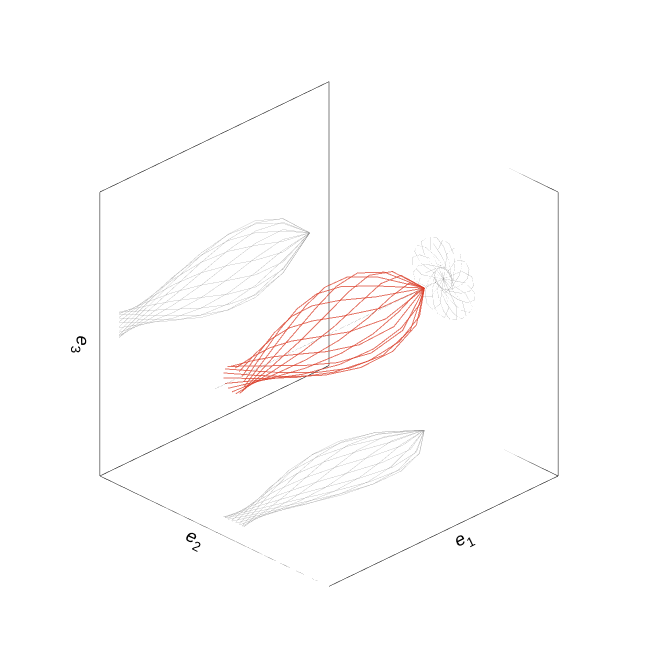

Here is the notebook cell this chart was saved with:
### Markdown cell above
## 4 — Lab-frame snapshots over one rotation period

At steady state the chain has a fixed body-frame shape
$\mathbf{Q}_\star$; in the lab frame this shape rotates rigidly
around $\mathbf{e}_x$. The figure superimposes `n_phases`
snapshots of the chain over one rotation period as red lines
(default 16; pass `n_phases=12` etc. to coarsen), with grey
shadow projections on the three back panels of the bounding box
and the rotation axis as a dotted guide. Style matches
`fig_3d_com.pdf` of tutorial 11.

### Code cell
def _Rx(angle):
    c, s = np.cos(angle), np.sin(angle)
    return np.array([[1, 0, 0], [0, c, -s], [0, s, c]])


def _Ry(angle):
    c, s = np.cos(angle), np.sin(angle)
    return np.array([[c, 0, s], [0, 1, 0], [-s, 0, c]])


def body_frame_positions(dofs):
    """Body-frame bead positions (Nspheres, 3) for the given dofs."""
    out = np.zeros((fiber.Nspheres, 3))
    design_np = np.asarray(fiber.design_defaults)
    t_dummy = np.array([0.0])
    for i in range(fiber.Nspheres):
        out[i] = np.asarray(
            fiber.spheres[i].position(dofs, design_np, t_dummy)
        )
    return out


def make_figure(sp4, dofs_steady, zeta, save_name, n_phases=16):
    body_pos = body_frame_positions(np.asarray(dofs_steady))
    period = 2 * np.pi / float(zeta)
    times = np.linspace(0.0, period, n_phases, endpoint=False)
    R_y_psi = _Ry(psi)

    chains_lab = np.stack(
        [body_pos @ (_Rx(zeta * t) @ R_y_psi).T for t in times], axis=0,
    )
    pad = 0.10 * float(L)
    bounds = (
        (float(chains_lab[..., 0].min()) - pad,
         float(chains_lab[..., 0].max()) + pad),
        (float(chains_lab[..., 1].min()) - pad,
         float(chains_lab[..., 1].max()) + pad),
        (float(chains_lab[..., 2].min()) - pad,
         float(chains_lab[..., 2].max()) + pad),
    )

    fig = figstyle.figure_3d(size="full", aspect=1.0)
    figstyle.add_back_panels(fig, *bounds, color=figstyle.COLORS["black"], width=1.0)

    # Rotation axis (lab e_x) as a thin dotted guide.
    fig.add_trace(go.Scatter3d(
        x=[bounds[0][0], bounds[0][1]], y=[0.0, 0.0], z=[0.0, 0.0],
        mode="lines",
        line=dict(color=figstyle.COLORS["grey"], width=1, dash="dot"),
        showlegend=False, hoverinfo="skip",
    ))

    # Per-phase shadows on the three back panels.
    for chain in chains_lab:
        for plane in ("xy_low", "xz_low", "yz_low"):
            figstyle.add_shadow(
                fig, chain[:, 0], chain[:, 1], chain[:, 2],
                plane=plane, bounds=bounds,
                color=figstyle.COLORS["grey"], width=1.0, opacity=0.4,
            )

    # Red chain centerlines (no markers).
    for chain in chains_lab:
        fig.add_trace(go.Scatter3d(
            x=chain[:, 0], y=chain[:, 1], z=chain[:, 2],
            mode="lines",
            line=dict(color=figstyle.COLORS["red"], width=2),
            opacity=0.7,
            showlegend=False, hoverinfo="skip",
        ))

    fig.update_layout(scene=dict(
        xaxis=dict(title="<i>e</i><sub>1</sub>", range=list(bounds[0])),
        yaxis=dict(title="<i>e</i><sub>2</sub>", range=list(bounds[1])),
        zaxis=dict(title="<i>e</i><sub>3</sub>", range=list(bounds[2])),
    ))
    figstyle.save(fig, save_name, figdir=FIGDIR)
    return fig


fig_medium = make_figure(40.0, dofs_traj[-1], zeta, "fig_rotating_medium")
fig_medium.show()

### Figure 1 — Plotly figure (JSON) as saved in the notebook; plotly's stock layout.template omitted (floating-point values rounded to 4 significant figures)
{"data": [{"hoverinfo": "skip", "line": {"color": "#000000", "width": 1.0}, "mode": "lines", "showlegend": false, "type": "scatter3d", "x": [-1.4, 15.32], "y": [-1.92, -1.92], "z": [-1.92, -1.92]}, {"hoverinfo": "skip", "line": {"color": "#000000", "width": 1.0}, "mode": "lines", "showlegend": false, "type": "scatter3d", "x": [15.32, 15.32], "y": [-1.92, 1.92], "z": [-1.92, -1.92]}, {"hoverinfo": "skip", "line": {"color": "#000000", "width": 1.0}, "mode": "lines", "showlegend": false, "type": "scatter3d", "x": [15.32, -1.4], "y": [1.92, 1.92], "z": [-1.92, -1.92]}, {"hoverinfo": "skip", "line": {"color": "#000000", "width": 1.0}, "mode": "lines", "showlegend": false, "type": "scatter3d", "x": [-1.4, -1.4], "y": [1.92, -1.92], "z": [-1.92, -1.92]}, {"hoverinfo": "skip", "line": {"color": "#000000", "width": 1.0}, "mode": "lines", "showlegend": false, "type": "scatter3d", "x": [-1.4, 15.32], "y": [-1.92, -1.92], "z": [1.92, 1.92]}, {"hoverinfo": "skip", "line": {"color": "#000000", "width": 1.0}, "mode": "lines", "showlegend": false, "type": "scatter3d", "x": [-1.4, -1.4], "y": [-1.92, -1.92], "z": [-1.92, 1.92]}, {"hoverinfo": "skip", "line": {"color": "#000000", "width": 1.0}, "mode": "lines", "showlegend": false, "type": "scatter3d", "x": [15.32, 15.32], "y": [-1.92, -1.92], "z": [-1.92, 1.92]}, {"hoverinfo": "skip", "line": {"color": "#000000", "width": 1.0}, "mode": "lines", "showlegend": false, "type": "scatter3d", "x": [-1.4, -1.4], "y": [-1.92, 1.92], "z": [1.92, 1.92]}, {"hoverinfo": "skip", "line": {"color": "#000000", "width": 1.0}, "mode": "lines", "showlegend": false, "type": "scatter3d", "x": [-1.4, -1.4], "y": [1.92, 1.92], "z": [-1.92, 1.92]}, {"hoverinfo": "skip", "line": {"color": "#7F7F7F", "dash": "dot", "width": 1}, "mode": "lines", "showlegend": false, "type": "scatter3d", "x": [-1.4, 15.32], "y": [0.0, 0.0], "z": [0.0, 0.0]}, {"hoverinfo": "skip", "line": {"color": "#7F7F7F", "width": 1.0}, "mode": "lines", "opacity": 0.4, "showlegend": false, "type": "scatter3d", "x": [0.0, 1.965, 3.957, 5.954, 7.95, 9.943, 11.93, 13.92], "y": [0.0, -0.06033, -0.1842, -0.2816, -0.3094, -0.2634, -0.1639, -0.03962], "z": [-1.92, -1.92, -1.92, -1.92, -1.92, -1.92, -1.92, -1.92]}, {"hoverinfo": "skip", "line": {"color": "#7F7F7F", "width": 1.0}, "mode": "lines", "opacity": 0.4, "showlegend": false, "type": "scatter3d", "x": [0.0, 1.965, 3.957, 5.954, 7.95, 9.943, 11.93, 13.92], "y": [-1.92, -1.92, -1.92, -1.92, -1.92, -1.92, -1.92, -1.92], "z": [0.0, -0.3702, -0.4862, -0.4386, -0.3068, -0.1461, 0.01501, 0.1696]}, {"hoverinfo": "skip", "line": {"color": "#7F7F7F", "width": 1.0}, "mode": "lines", "opacity": 0.4, "showlegend": false, "type": "scatter3d", "x": [-1.4, -1.4, -1.4, -1.4, -1.4, -1.4, -1.4, -1.4], "y": [0.0, -0.06033, -0.1842, -0.2816, -0.3094, -0.2634, -0.1639, -0.03962], "z": [0.0, -0.3702, -0.4862, -0.4386, -0.3068, -0.1461, 0.01501, 0.1696]}, {"hoverinfo": "skip", "line": {"color": "#7F7F7F", "width": 1.0}, "mode": "lines", "opacity": 0.4, "showlegend": false, "type": "scatter3d", "x": [0.0, 1.965, 3.957, 5.954, 7.95, 9.943, 11.93, 13.92], "y": [0.0, 0.08592, 0.01588, -0.09238, -0.1685, -0.1875, -0.1572, -0.1015], "z": [-1.92, -1.92, -1.92, -1.92, -1.92, -1.92, -1.92, -1.92]}, {"hoverinfo": "skip", "line": {"color": "#7F7F7F", "width": 1.0}, "mode": "lines", "opacity": 0.4, "showlegend": false, "type": "scatter3d", "x": [0.0, 1.965, 3.957, 5.954, 7.95, 9.943, 11.93, 13.92], "y": [-1.92, -1.92, -1.92, -1.92, -1.92, -1.92, -1.92, -1.92], "z": [0.0, -0.3651, -0.5197, -0.513, -0.4018, -0.2358, -0.04886, 0.1415]}, {"hoverinfo": "skip", "line": {"color": "#7F7F7F", "width": 1.0}, "mode": "lines", "opacity": 0.4, "showlegend": false, "type": "scatter3d", "x": [-1.4, -1.4, -1.4, -1.4, -1.4, -1.4, -1.4, -1.4], "y": [0.0, 0.08592, 0.01588, -0.09238, -0.1685, -0.1875, -0.1572, -0.1015], "z": [0.0, -0.3651, -0.5197, -0.513, -0.4018, -0.2358, -0.04886, 0.1415]}, {"hoverinfo": "skip", "line": {"color": "#7F7F7F", "width": 1.0}, "mode": "lines", "opacity": 0.4, "showlegend": false, "type": "scatter3d", "x": [0.0, 1.965, 3.957, 5.954, 7.95, 9.943, 11.93, 13.92], "y": [0.0, 0.2191, 0.2135, 0.111, -0.001888, -0.08298, -0.1265, -0.1479], "z": [-1.92, -1.92, -1.92, -1.92, -1.92, -1.92, -1.92, -1.92]}, {"hoverinfo": "skip", "line": {"color": "#7F7F7F", "width": 1.0}, "mode": "lines", "opacity": 0.4, "showlegend": false, "type": "scatter3d", "x": [0.0, 1.965, 3.957, 5.954, 7.95, 9.943, 11.93, 13.92], "y": [-1.92, -1.92, -1.92, -1.92, -1.92, -1.92, -1.92, -1.92], "z": [0.0, -0.3044, -0.474, -0.5093, -0.4357, -0.2896, -0.1053, 0.09191]}, {"hoverinfo": "skip", "line": {"color": "#7F7F7F", "width": 1.0}, "mode": "lines", "opacity": 0.4, "showlegend": false, "type": "scatter3d", "x": [-1.4, -1.4, -1.4, -1.4, -1.4, -1.4, -1.4, -1.4], "y": [0.0, 0.2191, 0.2135, 0.111, -0.001888, -0.08298, -0.1265, -0.1479], "z": [0.0, -0.3044, -0.474, -0.5093, -0.4357, -0.2896, -0.1053, 0.09191]}, {"hoverinfo": "skip", "line": {"color": "#7F7F7F", "width": 1.0}, "mode": "lines", "opacity": 0.4, "showlegend": false, "type": "scatter3d", "x": [0.0, 1.965, 3.957, 5.954, 7.95, 9.943, 11.93, 13.92], "y": [0.0, 0.3189, 0.3787, 0.2974, 0.165, 0.03415, -0.0766, -0.1719], "z": [-1.92, -1.92, -1.92, -1.92, -1.92, -1.92, -1.92, -1.92]}, {"hoverinfo": "skip", "line": {"color": "#7F7F7F", "width": 1.0}, "mode": "lines", "opacity": 0.4, "showlegend": false, "type": "scatter3d", "x": [0.0, 1.965, 3.957, 5.954, 7.95, 9.943, 11.93, 13.92], "y": [-1.92, -1.92, -1.92, -1.92, -1.92, -1.92, -1.92, -1.92], "z": [0.0, -0.1974, -0.3562, -0.428, -0.4033, -0.2993, -0.1457, 0.0283]}, {"hoverinfo": "skip", "line": {"color": "#7F7F7F", "width": 1.0}, "mode": "lines", "opacity": 0.4, "showlegend": false, "type": "scatter3d", "x": [-1.4, -1.4, -1.4, -1.4, -1.4, -1.4, -1.4, -1.4], "y": [0.0, 0.3189, 0.3787, 0.2974, 0.165, 0.03415, -0.0766, -0.1719], "z": [0.0, -0.1974, -0.3562, -0.428, -0.4033, -0.2993, -0.1457, 0.0283]}, {"hoverinfo": "skip", "line": {"color": "#7F7F7F", "width": 1.0}, "mode": "lines", "opacity": 0.4, "showlegend": false, "type": "scatter3d", "x": [0.0, 1.965, 3.957, 5.954, 7.95, 9.943, 11.93, 13.92], "y": [0.0, 0.3702, 0.4862, 0.4386, 0.3068, 0.1461, -0.01501, -0.1696], "z": [-1.92, -1.92, -1.92, -1.92, -1.92, -1.92, -1.92, -1.92]}, {"hoverinfo": "skip", "line": {"color": "#7F7F7F", "width": 1.0}, "mode": "lines", "opacity": 0.4, "showlegend": false, "type": "scatter3d", "x": [0.0, 1.965, 3.957, 5.954, 7.95, 9.943, 11.93, 13.92], "y": [-1.92, -1.92, -1.92, -1.92, -1.92, -1.92, -1.92, -1.92], "z": [0.0, -0.06033, -0.1842, -0.2816, -0.3094, -0.2634, -0.1639, -0.03962]}, {"hoverinfo": "skip", "line": {"color": "#7F7F7F", "width": 1.0}, "mode": "lines", "opacity": 0.4, "showlegend": false, "type": "scatter3d", "x": [-1.4, -1.4, -1.4, -1.4, -1.4, -1.4, -1.4, -1.4], "y": [0.0, 0.3702, 0.4862, 0.4386, 0.3068, 0.1461, -0.01501, -0.1696], "z": [0.0, -0.06033, -0.1842, -0.2816, -0.3094, -0.2634, -0.1639, -0.03962]}, {"hoverinfo": "skip", "line": {"color": "#7F7F7F", "width": 1.0}, "mode": "lines", "opacity": 0.4, "showlegend": false, "type": "scatter3d", "x": [0.0, 1.965, 3.957, 5.954, 7.95, 9.943, 11.93, 13.92], "y": [0.0, 0.3651, 0.5197, 0.513, 0.4018, 0.2358, 0.04886, -0.1415], "z": [-1.92, -1.92, -1.92, -1.92, -1.92, -1.92, -1.92, -1.92]}, {"hoverinfo": "skip", "line": {"color": "#7F7F7F", "width": 1.0}, "mode": "lines", "opacity": 0.4, "showlegend": false, "type": "scatter3d", "x": [0.0, 1.965, 3.957, 5.954, 7.95, 9.943, 11.93, 13.92], "y": [-1.92, -1.92, -1.92, -1.92, -1.92, -1.92, -1.92, -1.92], "z": [0.0, 0.08592, 0.01588, -0.09238, -0.1685, -0.1875, -0.1572, -0.1015]}, {"hoverinfo": "skip", "line": {"color": "#7F7F7F", "width": 1.0}, "mode": "lines", "opacity": 0.4, "showlegend": false, "type": "scatter3d", "x": [-1.4, -1.4, -1.4, -1.4, -1.4, -1.4, -1.4, -1.4], "y": [0.0, 0.3651, 0.5197, 0.513, 0.4018, 0.2358, 0.04886, -0.1415], "z": [0.0, 0.08592, 0.01588, -0.09238, -0.1685, -0.1875, -0.1572, -0.1015]}, {"hoverinfo": "skip", "line": {"color": "#7F7F7F", "width": 1.0}, "mode": "lines", "opacity": 0.4, "showlegend": false, "type": "scatter3d", "x": [0.0, 1.965, 3.957, 5.954, 7.95, 9.943, 11.93, 13.92], "y": [0.0, 0.3044, 0.474, 0.5093, 0.4357, 0.2896, 0.1053, -0.09191], "z": [-1.92, -1.92, -1.92, -1.92, -1.92, -1.92, -1.92, -1.92]}, {"hoverinfo": "skip", "line": {"color": "#7F7F7F", "width": 1.0}, "mode": "lines", "opacity": 0.4, "showlegend": false, "type": "scatter3d", "x": [0.0, 1.965, 3.957, 5.954, 7.95, 9.943, 11.93, 13.92], "y": [-1.92, -1.92, -1.92, -1.92, -1.92, -1.92, -1.92, -1.92], "z": [0.0, 0.2191, 0.2135, 0.111, -0.001888, -0.08298, -0.1265, -0.1479]}, {"hoverinfo": "skip", "line": {"color": "#7F7F7F", "width": 1.0}, "mode": "lines", "opacity": 0.4, "showlegend": false, "type": "scatter3d", "x": [-1.4, -1.4, -1.4, -1.4, -1.4, -1.4, -1.4, -1.4], "y": [0.0, 0.3044, 0.474, 0.5093, 0.4357, 0.2896, 0.1053, -0.09191], "z": [0.0, 0.2191, 0.2135, 0.111, -0.001888, -0.08298, -0.1265, -0.1479]}, {"hoverinfo": "skip", "line": {"color": "#7F7F7F", "width": 1.0}, "mode": "lines", "opacity": 0.4, "showlegend": false, "type": "scatter3d", "x": [0.0, 1.965, 3.957, 5.954, 7.95, 9.943, 11.93, 13.92], "y": [0.0, 0.1974, 0.3562, 0.428, 0.4033, 0.2993, 0.1457, -0.0283], "z": [-1.92, -1.92, -1.92, -1.92, -1.92, -1.92, -1.92, -1.92]}, {"hoverinfo": "skip", "line": {"color": "#7F7F7F", "width": 1.0}, "mode": "lines", "opacity": 0.4, "showlegend": false, "type": "scatter3d", "x": [0.0, 1.965, 3.957, 5.954, 7.95, 9.943, 11.93, 13.92], "y": [-1.92, -1.92, -1.92, -1.92, -1.92, -1.92, -1.92, -1.92], "z": [0.0, 0.3189, 0.3787, 0.2974, 0.165, 0.03415, -0.0766, -0.1719]}, {"hoverinfo": "skip", "line": {"color": "#7F7F7F", "width": 1.0}, "mode": "lines", "opacity": 0.4, "showlegend": false, "type": "scatter3d", "x": [-1.4, -1.4, -1.4, -1.4, -1.4, -1.4, -1.4, -1.4], "y": [0.0, 0.1974, 0.3562, 0.428, 0.4033, 0.2993, 0.1457, -0.0283], "z": [0.0, 0.3189, 0.3787, 0.2974, 0.165, 0.03415, -0.0766, -0.1719]}, {"hoverinfo": "skip", "line": {"color": "#7F7F7F", "width": 1.0}, "mode": "lines", "opacity": 0.4, "showlegend": false, "type": "scatter3d", "x": [0.0, 1.965, 3.957, 5.954, 7.95, 9.943, 11.93, 13.92], "y": [0.0, 0.06033, 0.1842, 0.2816, 0.3094, 0.2634, 0.1639, 0.03962], "z": [-1.92, -1.92, -1.92, -1.92, -1.92, -1.92, -1.92, -1.92]}, {"hoverinfo": "skip", "line": {"color": "#7F7F7F", "width": 1.0}, "mode": "lines", "opacity": 0.4, "showlegend": false, "type": "scatter3d", "x": [0.0, 1.965, 3.957, 5.954, 7.95, 9.943, 11.93, 13.92], "y": [-1.92, -1.92, -1.92, -1.92, -1.92, -1.92, -1.92, -1.92], "z": [0.0, 0.3702, 0.4862, 0.4386, 0.3068, 0.1461, -0.01501, -0.1696]}, {"hoverinfo": "skip", "line": {"color": "#7F7F7F", "width": 1.0}, "mode": "lines", "opacity": 0.4, "showlegend": false, "type": "scatter3d", "x": [-1.4, -1.4, -1.4, -1.4, -1.4, -1.4, -1.4, -1.4], "y": [0.0, 0.06033, 0.1842, 0.2816, 0.3094, 0.2634, 0.1639, 0.03962], "z": [0.0, 0.3702, 0.4862, 0.4386, 0.3068, 0.1461, -0.01501, -0.1696]}, {"hoverinfo": "skip", "line": {"color": "#7F7F7F", "width": 1.0}, "mode": "lines", "opacity": 0.4, "showlegend": false, "type": "scatter3d", "x": [0.0, 1.965, 3.957, 5.954, 7.95, 9.943, 11.93, 13.92], "y": [0.0, -0.08592, -0.01588, 0.09238, 0.1685, 0.1875, 0.1572, 0.1015], "z": [-1.92, -1.92, -1.92, -1.92, -1.92, -1.92, -1.92, -1.92]}, {"hoverinfo": "skip", "line": {"color": "#7F7F7F", "width": 1.0}, "mode": "lines", "opacity": 0.4, "showlegend": false, "type": "scatter3d", "x": [0.0, 1.965, 3.957, 5.954, 7.95, 9.943, 11.93, 13.92], "y": [-1.92, -1.92, -1.92, -1.92, -1.92, -1.92, -1.92, -1.92], "z": [0.0, 0.3651, 0.5197, 0.513, 0.4018, 0.2358, 0.04886, -0.1415]}, {"hoverinfo": "skip", "line": {"color": "#7F7F7F", "width": 1.0}, "mode": "lines", "opacity": 0.4, "showlegend": false, "type": "scatter3d", "x": [-1.4, -1.4, -1.4, -1.4, -1.4, -1.4, -1.4, -1.4], "y": [0.0, -0.08592, -0.01588, 0.09238, 0.1685, 0.1875, 0.1572, 0.1015], "z": [0.0, 0.3651, 0.5197, 0.513, 0.4018, 0.2358, 0.04886, -0.1415]}, {"hoverinfo": "skip", "line": {"color": "#7F7F7F", "width": 1.0}, "mode": "lines", "opacity": 0.4, "showlegend": false, "type": "scatter3d", "x": [0.0, 1.965, 3.957, 5.954, 7.95, 9.943, 11.93, 13.92], "y": [0.0, -0.2191, -0.2135, -0.111, 0.001888, 0.08298, 0.1265, 0.1479], "z": [-1.92, -1.92, -1.92, -1.92, -1.92, -1.92, -1.92, -1.92]}, {"hoverinfo": "skip", "line": {"color": "#7F7F7F", "width": 1.0}, "mode": "lines", "opacity": 0.4, "showlegend": false, "type": "scatter3d", "x": [0.0, 1.965, 3.957, 5.954, 7.95, 9.943, 11.93, 13.92], "y": [-1.92, -1.92, -1.92, -1.92, -1.92, -1.92, -1.92, -1.92], "z": [0.0, 0.3044, 0.474, 0.5093, 0.4357, 0.2896, 0.1053, -0.09191]}, {"hoverinfo": "skip", "line": {"color": "#7F7F7F", "width": 1.0}, "mode": "lines", "opacity": 0.4, "showlegend": false, "type": "scatter3d", "x": [-1.4, -1.4, -1.4, -1.4, -1.4, -1.4, -1.4, -1.4], "y": [0.0, -0.2191, -0.2135, -0.111, 0.001888, 0.08298, 0.1265, 0.1479], "z": [0.0, 0.3044, 0.474, 0.5093, 0.4357, 0.2896, 0.1053, -0.09191]}, {"hoverinfo": "skip", "line": {"color": "#7F7F7F", "width": 1.0}, "mode": "lines", "opacity": 0.4, "showlegend": false, "type": "scatter3d", "x": [0.0, 1.965, 3.957, 5.954, 7.95, 9.943, 11.93, 13.92], "y": [0.0, -0.3189, -0.3787, -0.2974, -0.165, -0.03415, 0.0766, 0.1719], "z": [-1.92, -1.92, -1.92, -1.92, -1.92, -1.92, -1.92, -1.92]}, {"hoverinfo": "skip", "line": {"color": "#7F7F7F", "width": 1.0}, "mode": "lines", "opacity": 0.4, "showlegend": false, "type": "scatter3d", "x": [0.0, 1.965, 3.957, 5.954, 7.95, 9.943, 11.93, 13.92], "y": [-1.92, -1.92, -1.92, -1.92, -1.92, -1.92, -1.92, -1.92], "z": [0.0, 0.1974, 0.3562, 0.428, 0.4033, 0.2993, 0.1457, -0.0283]}, {"hoverinfo": "skip", "line": {"color": "#7F7F7F", "width": 1.0}, "mode": "lines", "opacity": 0.4, "showlegend": false, "type": "scatter3d", "x": [-1.4, -1.4, -1.4, -1.4, -1.4, -1.4, -1.4, -1.4], "y": [0.0, -0.3189, -0.3787, -0.2974, -0.165, -0.03415, 0.0766, 0.1719], "z": [0.0, 0.1974, 0.3562, 0.428, 0.4033, 0.2993, 0.1457, -0.0283]}, {"hoverinfo": "skip", "line": {"color": "#7F7F7F", "width": 1.0}, "mode": "lines", "opacity": 0.4, "showlegend": false, "type": "scatter3d", "x": [0.0, 1.965, 3.957, 5.954, 7.95, 9.943, 11.93, 13.92], "y": [0.0, -0.3702, -0.4862, -0.4386, -0.3068, -0.1461, 0.01501, 0.1696], "z": [-1.92, -1.92, -1.92, -1.92, -1.92, -1.92, -1.92, -1.92]}, {"hoverinfo": "skip", "line": {"color": "#7F7F7F", "width": 1.0}, "mode": "lines", "opacity": 0.4, "showlegend": false, "type": "scatter3d", "x": [0.0, 1.965, 3.957, 5.954, 7.95, 9.943, 11.93, 13.92], "y": [-1.92, -1.92, -1.92, -1.92, -1.92, -1.92, -1.92, -1.92], "z": [0.0, 0.06033, 0.1842, 0.2816, 0.3094, 0.2634, 0.1639, 0.03962]}, {"hoverinfo": "skip", "line": {"color": "#7F7F7F", "width": 1.0}, "mode": "lines", "opacity": 0.4, "showlegend": false, "type": "scatter3d", "x": [-1.4, -1.4, -1.4, -1.4, -1.4, -1.4, -1.4, -1.4], "y": [0.0, -0.3702, -0.4862, -0.4386, -0.3068, -0.1461, 0.01501, 0.1696], "z": [0.0, 0.06033, 0.1842, 0.2816, 0.3094, 0.2634, 0.1639, 0.03962]}, {"hoverinfo": "skip", "line": {"color": "#7F7F7F", "width": 1.0}, "mode": "lines", "opacity": 0.4, "showlegend": false, "type": "scatter3d", "x": [0.0, 1.965, 3.957, 5.954, 7.95, 9.943, 11.93, 13.92], "y": [0.0, -0.3651, -0.5197, -0.513, -0.4018, -0.2358, -0.04886, 0.1415], "z": [-1.92, -1.92, -1.92, -1.92, -1.92, -1.92, -1.92, -1.92]}, {"hoverinfo": "skip", "line": {"color": "#7F7F7F", "width": 1.0}, "mode": "lines", "opacity": 0.4, "showlegend": false, "type": "scatter3d", "x": [0.0, 1.965, 3.957, 5.954, 7.95, 9.943, 11.93, 13.92], "y": [-1.92, -1.92, -1.92, -1.92, -1.92, -1.92, -1.92, -1.92], "z": [0.0, -0.08592, -0.01588, 0.09238, 0.1685, 0.1875, 0.1572, 0.1015]}, {"hoverinfo": "skip", "line": {"color": "#7F7F7F", "width": 1.0}, "mode": "lines", "opacity": 0.4, "showlegend": false, "type": "scatter3d", "x": [-1.4, -1.4, -1.4, -1.4, -1.4, -1.4, -1.4, -1.4], "y": [0.0, -0.3651, -0.5197, -0.513, -0.4018, -0.2358, -0.04886, 0.1415], "z": [0.0, -0.08592, -0.01588, 0.09238, 0.1685, 0.1875, 0.1572, 0.1015]}, {"hoverinfo": "skip", "line": {"color": "#7F7F7F", "width": 1.0}, "mode": "lines", "opacity": 0.4, "showlegend": false, "type": "scatter3d", "x": [0.0, 1.965, 3.957, 5.954, 7.95, 9.943, 11.93, 13.92], "y": [0.0, -0.3044, -0.474, -0.5093, -0.4357, -0.2896, -0.1053, 0.09191], "z": [-1.92, -1.92, -1.92, -1.92, -1.92, -1.92, -1.92, -1.92]}, {"hoverinfo": "skip", "line": {"color": "#7F7F7F", "width": 1.0}, "mode": "lines", "opacity": 0.4, "showlegend": false, "type": "scatter3d", "x": [0.0, 1.965, 3.957, 5.954, 7.95, 9.943, 11.93, 13.92], "y": [-1.92, -1.92, -1.92, -1.92, -1.92, -1.92, -1.92, -1.92], "z": [0.0, -0.2191, -0.2135, -0.111, 0.001888, 0.08298, 0.1265, 0.1479]}, {"hoverinfo": "skip", "line": {"color": "#7F7F7F", "width": 1.0}, "mode": "lines", "opacity": 0.4, "showlegend": false, "type": "scatter3d", "x": [-1.4, -1.4, -1.4, -1.4, -1.4, -1.4, -1.4, -1.4], "y": [0.0, -0.3044, -0.474, -0.5093, -0.4357, -0.2896, -0.1053, 0.09191], "z": [0.0, -0.2191, -0.2135, -0.111, 0.001888, 0.08298, 0.1265, 0.1479]}, {"hoverinfo": "skip", "line": {"color": "#7F7F7F", "width": 1.0}, "mode": "lines", "opacity": 0.4, "showlegend": false, "type": "scatter3d", "x": [0.0, 1.965, 3.957, 5.954, 7.95, 9.943, 11.93, 13.92], "y": [0.0, -0.1974, -0.3562, -0.428, -0.4033, -0.2993, -0.1457, 0.0283], "z": [-1.92, -1.92, -1.92, -1.92, -1.92, -1.92, -1.92, -1.92]}, {"hoverinfo": "skip", "line": {"color": "#7F7F7F", "width": 1.0}, "mode": "lines", "opacity": 0.4, "showlegend": false, "type": "scatter3d", "x": [0.0, 1.965, 3.957, 5.954, 7.95, 9.943, 11.93, 13.92], "y": [-1.92, -1.92, -1.92, -1.92, -1.92, -1.92, -1.92, -1.92], "z": [0.0, -0.3189, -0.3787, -0.2974, -0.165, -0.03415, 0.0766, 0.1719]}, {"hoverinfo": "skip", "line": {"color": "#7F7F7F", "width": 1.0}, "mode": "lines", "opacity": 0.4, "showlegend": false, "type": "scatter3d", "x": [-1.4, -1.4, -1.4, -1.4, -1.4, -1.4, -1.4, -1.4], "y": [0.0, -0.1974, -0.3562, -0.428, -0.4033, -0.2993, -0.1457, 0.0283], "z": [0.0, -0.3189, -0.3787, -0.2974, -0.165, -0.03415, 0.0766, 0.1719]}, {"hoverinfo": "skip", "line": {"color": "#DA3B26", "width": 2}, "mode": "lines", "opacity": 0.7, "showlegend": false, "type": "scatter3d", "x": [0.0, 1.965, 3.957, 5.954, 7.95, 9.943, 11.93, 13.92], "y": [0.0, -0.06033, -0.1842, -0.2816, -0.3094, -0.2634, -0.1639, -0.03962], "z": [0.0, -0.3702, -0.4862, -0.4386, -0.3068, -0.1461, 0.01501, 0.1696]}, {"hoverinfo": "skip", "line": {"color": "#DA3B26", "width": 2}, "mode": "lines", "opacity": 0.7, "showlegend": false, "type": "scatter3d", "x": [0.0, 1.965, 3.957, 5.954, 7.95, 9.943, 11.93, 13.92], "y": [0.0, 0.08592, 0.01588, -0.09238, -0.1685, -0.1875, -0.1572, -0.1015], "z": [0.0, -0.3651, -0.5197, -0.513, -0.4018, -0.2358, -0.04886, 0.1415]}, {"hoverinfo": "skip", "line": {"color": "#DA3B26", "width": 2}, "mode": "lines", "opacity": 0.7, "showlegend": false, "type": "scatter3d", "x": [0.0, 1.965, 3.957, 5.954, 7.95, 9.943, 11.93, 13.92], "y": [0.0, 0.2191, 0.2135, 0.111, -0.001888, -0.08298, -0.1265, -0.1479], "z": [0.0, -0.3044, -0.474, -0.5093, -0.4357, -0.2896, -0.1053, 0.09191]}, {"hoverinfo": "skip", "line": {"color": "#DA3B26", "width": 2}, "mode": "lines", "opacity": 0.7, "showlegend": false, "type": "scatter3d", "x": [0.0, 1.965, 3.957, 5.954, 7.95, 9.943, 11.93, 13.92], "y": [0.0, 0.3189, 0.3787, 0.2974, 0.165, 0.03415, -0.0766, -0.1719], "z": [0.0, -0.1974, -0.3562, -0.428, -0.4033, -0.2993, -0.1457, 0.0283]}, {"hoverinfo": "skip", "line": {"color": "#DA3B26", "width": 2}, "mode": "lines", "opacity": 0.7, "showlegend": false, "type": "scatter3d", "x": [0.0, 1.965, 3.957, 5.954, 7.95, 9.943, 11.93, 13.92], "y": [0.0, 0.3702, 0.4862, 0.4386, 0.3068, 0.1461, -0.01501, -0.1696], "z": [0.0, -0.06033, -0.1842, -0.2816, -0.3094, -0.2634, -0.1639, -0.03962]}, {"hoverinfo": "skip", "line": {"color": "#DA3B26", "width": 2}, "mode": "lines", "opacity": 0.7, "showlegend": false, "type": "scatter3d", "x": [0.0, 1.965, 3.957, 5.954, 7.95, 9.943, 11.93, 13.92], "y": [0.0, 0.3651, 0.5197, 0.513, 0.4018, 0.2358, 0.04886, -0.1415], "z": [0.0, 0.08592, 0.01588, -0.09238, -0.1685, -0.1875, -0.1572, -0.1015]}, {"hoverinfo": "skip", "line": {"color": "#DA3B26", "width": 2}, "mode": "lines", "opacity": 0.7, "showlegend": false, "type": "scatter3d", "x": [0.0, 1.965, 3.957, 5.954, 7.95, 9.943, 11.93, 13.92], "y": [0.0, 0.3044, 0.474, 0.5093, 0.4357, 0.2896, 0.1053, -0.09191], "z": [0.0, 0.2191, 0.2135, 0.111, -0.001888, -0.08298, -0.1265, -0.1479]}, {"hoverinfo": "skip", "line": {"color": "#DA3B26", "width": 2}, "mode": "lines", "opacity": 0.7, "showlegend": false, "type": "scatter3d", "x": [0.0, 1.965, 3.957, 5.954, 7.95, 9.943, 11.93, 13.92], "y": [0.0, 0.1974, 0.3562, 0.428, 0.4033, 0.2993, 0.1457, -0.0283], "z": [0.0, 0.3189, 0.3787, 0.2974, 0.165, 0.03415, -0.0766, -0.1719]}, {"hoverinfo": "skip", "line": {"color": "#DA3B26", "width": 2}, "mode": "lines", "opacity": 0.7, "showlegend": false, "type": "scatter3d", "x": [0.0, 1.965, 3.957, 5.954, 7.95, 9.943, 11.93, 13.92], "y": [0.0, 0.06033, 0.1842, 0.2816, 0.3094, 0.2634, 0.1639, 0.03962], "z": [0.0, 0.3702, 0.4862, 0.4386, 0.3068, 0.1461, -0.01501, -0.1696]}, {"hoverinfo": "skip", "line": {"color": "#DA3B26", "width": 2}, "mode": "lines", "opacity": 0.7, "showlegend": false, "type": "scatter3d", "x": [0.0, 1.965, 3.957, 5.954, 7.95, 9.943, 11.93, 13.92], "y": [0.0, -0.08592, -0.01588, 0.09238, 0.1685, 0.1875, 0.1572, 0.1015], "z": [0.0, 0.3651, 0.5197, 0.513, 0.4018, 0.2358, 0.04886, -0.1415]}, {"hoverinfo": "skip", "line": {"color": "#DA3B26", "width": 2}, "mode": "lines", "opacity": 0.7, "showlegend": false, "type": "scatter3d", "x": [0.0, 1.965, 3.957, 5.954, 7.95, 9.943, 11.93, 13.92], "y": [0.0, -0.2191, -0.2135, -0.111, 0.001888, 0.08298, 0.1265, 0.1479], "z": [0.0, 0.3044, 0.474, 0.5093, 0.4357, 0.2896, 0.1053, -0.09191]}, {"hoverinfo": "skip", "line": {"color": "#DA3B26", "width": 2}, "mode": "lines", "opacity": 0.7, "showlegend": false, "type": "scatter3d", "x": [0.0, 1.965, 3.957, 5.954, 7.95, 9.943, 11.93, 13.92], "y": [0.0, -0.3189, -0.3787, -0.2974, -0.165, -0.03415, 0.0766, 0.1719], "z": [0.0, 0.1974, 0.3562, 0.428, 0.4033, 0.2993, 0.1457, -0.0283]}, {"hoverinfo": "skip", "line": {"color": "#DA3B26", "width": 2}, "mode": "lines", "opacity": 0.7, "showlegend": false, "type": "scatter3d", "x": [0.0, 1.965, 3.957, 5.954, 7.95, 9.943, 11.93, 13.92], "y": [0.0, -0.3702, -0.4862, -0.4386, -0.3068, -0.1461, 0.01501, 0.1696], "z": [0.0, 0.06033, 0.1842, 0.2816, 0.3094, 0.2634, 0.1639, 0.03962]}, {"hoverinfo": "skip", "line": {"color": "#DA3B26", "width": 2}, "mode": "lines", "opacity": 0.7, "showlegend": false, "type": "scatter3d", "x": [0.0, 1.965, 3.957, 5.954, 7.95, 9.943, 11.93, 13.92], "y": [0.0, -0.3651, -0.5197, -0.513, -0.4018, -0.2358, -0.04886, 0.1415], "z": [0.0, -0.08592, -0.01588, 0.09238, 0.1685, 0.1875, 0.1572, 0.1015]}, {"hoverinfo": "skip", "line": {"color": "#DA3B26", "width": 2}, "mode": "lines", "opacity": 0.7, "showlegend": false, "type": "scatter3d", "x": [0.0, 1.965, 3.957, 5.954, 7.95, 9.943, 11.93, 13.92], "y": [0.0, -0.3044, -0.474, -0.5093, -0.4357, -0.2896, -0.1053, 0.09191], "z": [0.0, -0.2191, -0.2135, -0.111, 0.001888, 0.08298, 0.1265, 0.1479]}, {"hoverinfo": "skip", "line": {"color": "#DA3B26", "width": 2}, "mode": "lines", "opacity": 0.7, "showlegend": false, "type": "scatter3d", "x": [0.0, 1.965, 3.957, 5.954, 7.95, 9.943, 11.93, 13.92], "y": [0.0, -0.1974, -0.3562, -0.428, -0.4033, -0.2993, -0.1457, 0.0283], "z": [0.0, -0.3189, -0.3787, -0.2974, -0.165, -0.03415, 0.0766, 0.1719]}], "layout": {"height": 658, "margin": {"b": 0, "l": 0, "r": 0, "t": 10}, "scene": {"xaxis": {"range": [-1.4, 15.32], "title": {"text": "<i>e</i><sub>1</sub>"}}, "yaxis": {"range": [-1.92, 1.92], "title": {"text": "<i>e</i><sub>2</sub>"}}, "zaxis": {"range": [-1.92, 1.92], "title": {"text": "<i>e</i><sub>3</sub>"}}}, "width": 658}}
